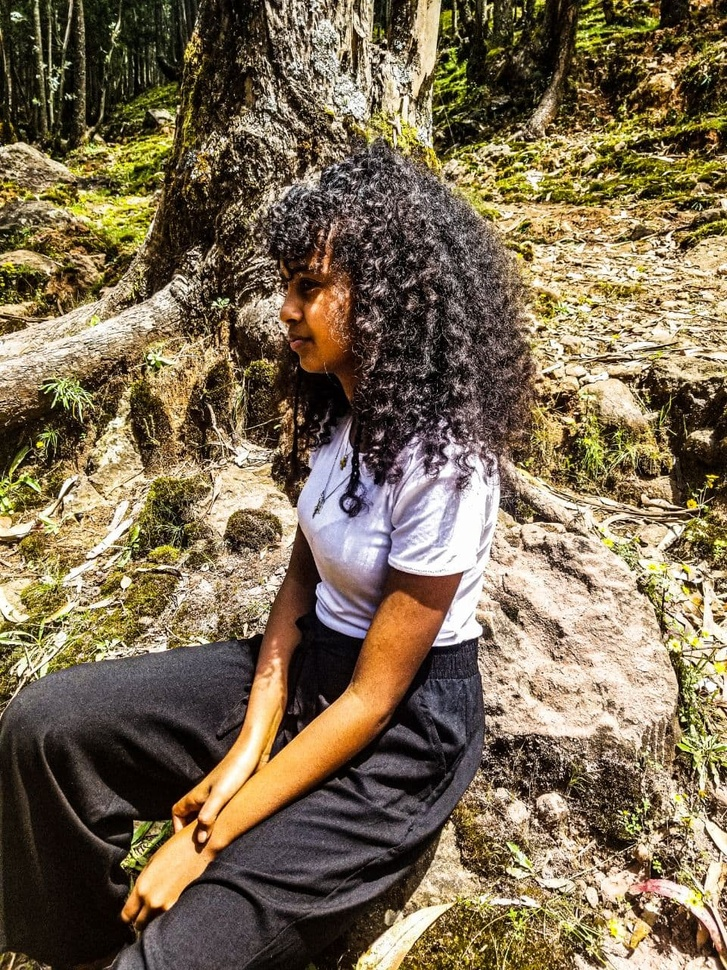
#> input picture fira-code/chapter_7/images/hilu.jpg, 727 x 970 px, shrunk from 960 x 1280 before the run
$ python grayscale_histograms.py --image images/hilu.jpg
#> lines starting #> are read from the running program, lines starting #| are printed output that depends on the picture
import numpy as np
from matplotlib import pyplot as plt
import cv2
import argparse

ap = argparse.ArgumentParser()
ap.add_argument("-i", "--image", required=True,
                help="Path to image file")

args = vars(ap.parse_args())

image = cv2.imread(args['image'])
#> image is the input picture: shape (970, 727, 3); mean B, G, R 82.4, 107.3, 123.1
image = cv2.cvtColor(image, cv2.COLOR_BGR2GRAY)
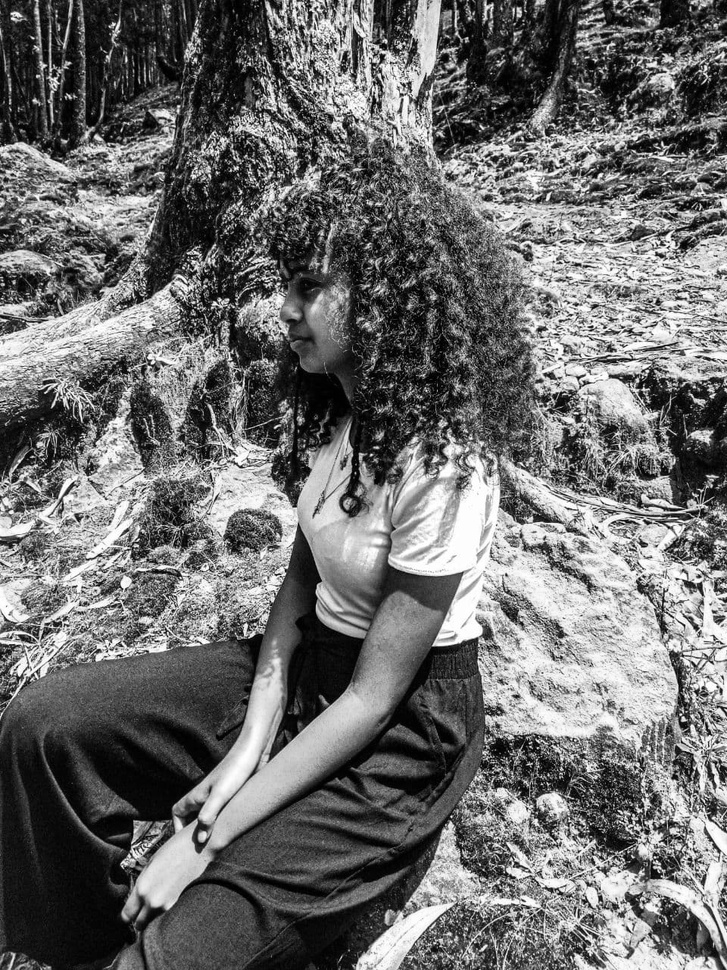
#> image: shape (970, 727); min 0, max 255, mean 109.2
cv2.imshow("Original", image)

hist = cv2.calcHist([image], [0], None, [256], [0, 256])
#> hist = 256 values, max 6350 at index 7, min 558 at index 0, mean 2754.6

plt.figure()
plt.title("Grayscale Histogram")
plt.xlabel("Bins")
plt.ylabel("# of Pixels")
plt.plot(hist)
plt.xlim([0, 256])
plt.show()
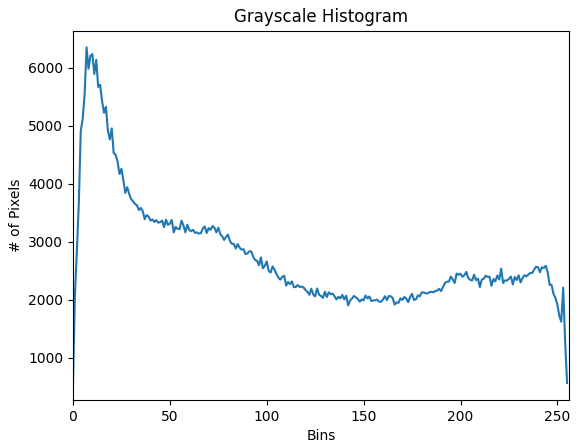
#> figure drawn by matplotlib, 1 panel; curve peaks at x = 7, y = 6350

"""

figure = plt.figure()
ax = figure.add_subplot(111)
ax.set_title("Grayscale Histogram")
ax.set_ylabel("# of Bins")
ax.set_xlabel("Bins")
ax.plot(hist)
ax.set_xlim([0, 256])

"""

cv2.waitKey(0)

$ run again, on fira-code/chapter_7/images/coins.png
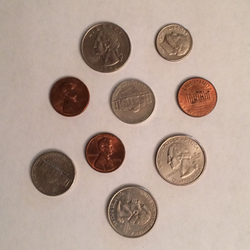
#> input picture fira-code/chapter_7/images/coins.png, 250 x 250 px
#> image is the input picture: shape (250, 250, 3); mean B, G, R 147.7, 159.9, 180.7
#> `image = cv2.cvtColor(image, cv2.COLOR_BGR2GRAY)`:
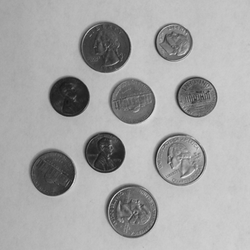
#> image: shape (250, 250); min 21, max 227, mean 164.7
#> hist = 256 values, max 2395 at index 199, min 0 at index 0, mean 244.1
#> `plt.show()`:
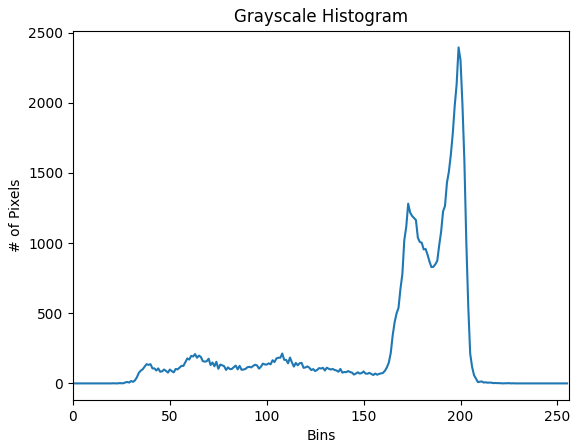
#> figure drawn by matplotlib, 1 panel; curve peaks at x = 199, y = 2395

$ run again, on fira-code/chapter_7/images/wave.png
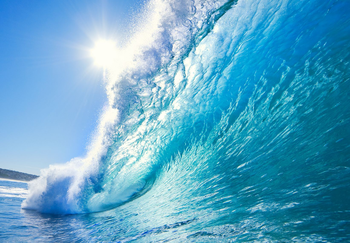
#> input picture fira-code/chapter_7/images/wave.png, 350 x 243 px
#> image is the input picture: shape (243, 350, 3); mean B, G, R 199.1, 166.5, 93.5
#> `image = cv2.cvtColor(image, cv2.COLOR_BGR2GRAY)`:
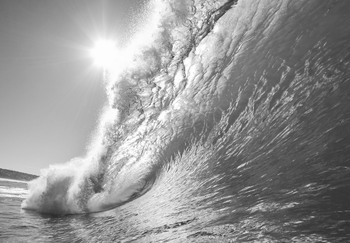
#> image: shape (243, 350); min 45, max 255, mean 148.4
#> hist = 256 values, max 937 at index 181, min 0 at index 0, mean 332.2
#> `plt.show()`:
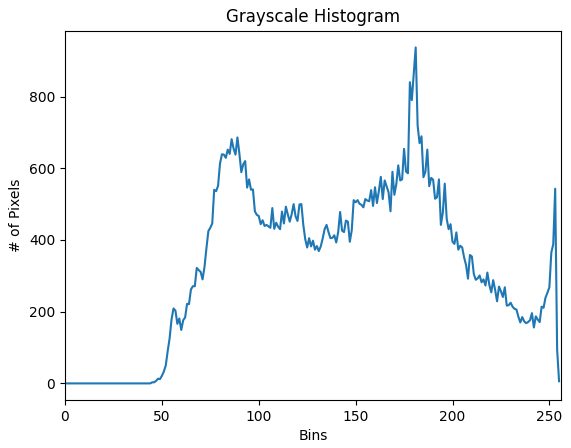
#> figure drawn by matplotlib, 1 panel; curve peaks at x = 181, y = 937
